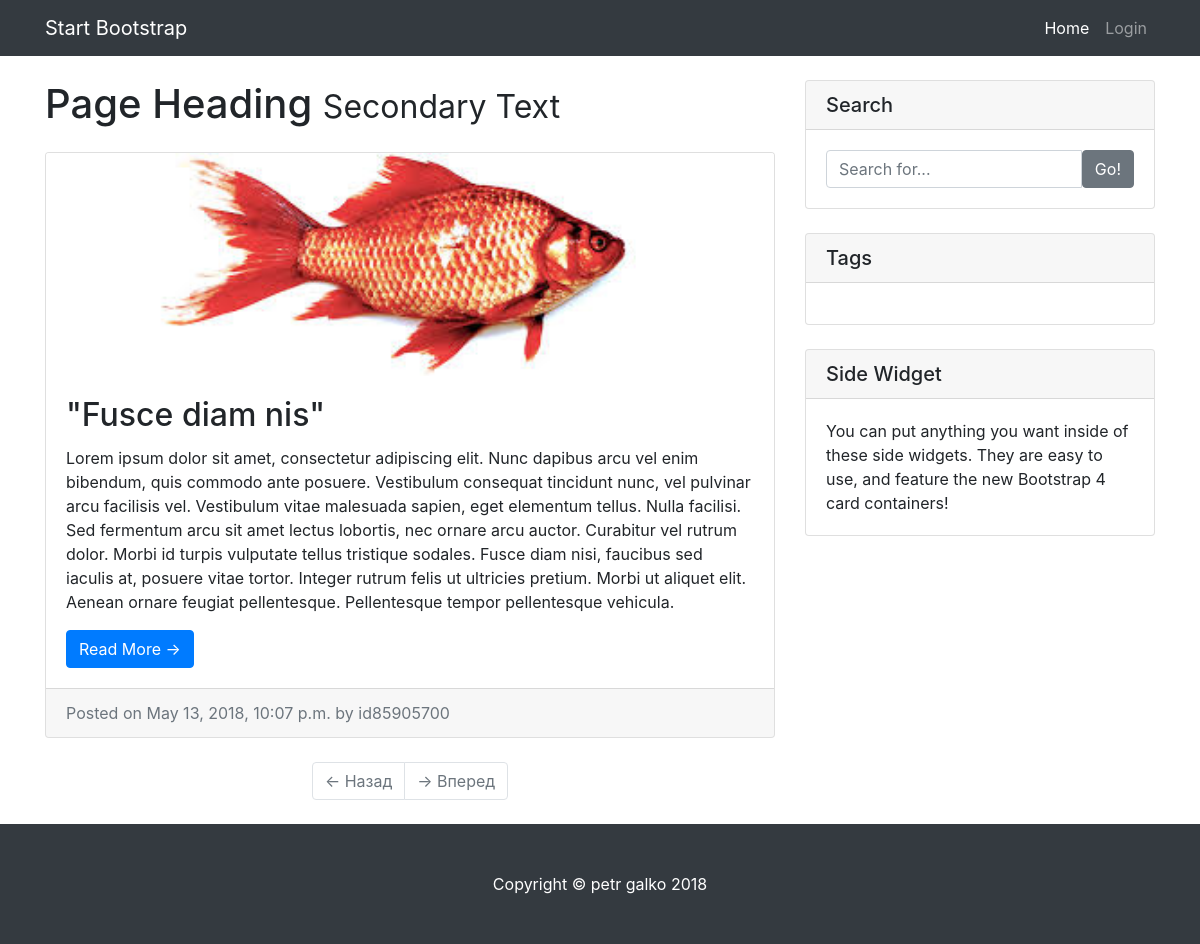
The app's page /, older data.
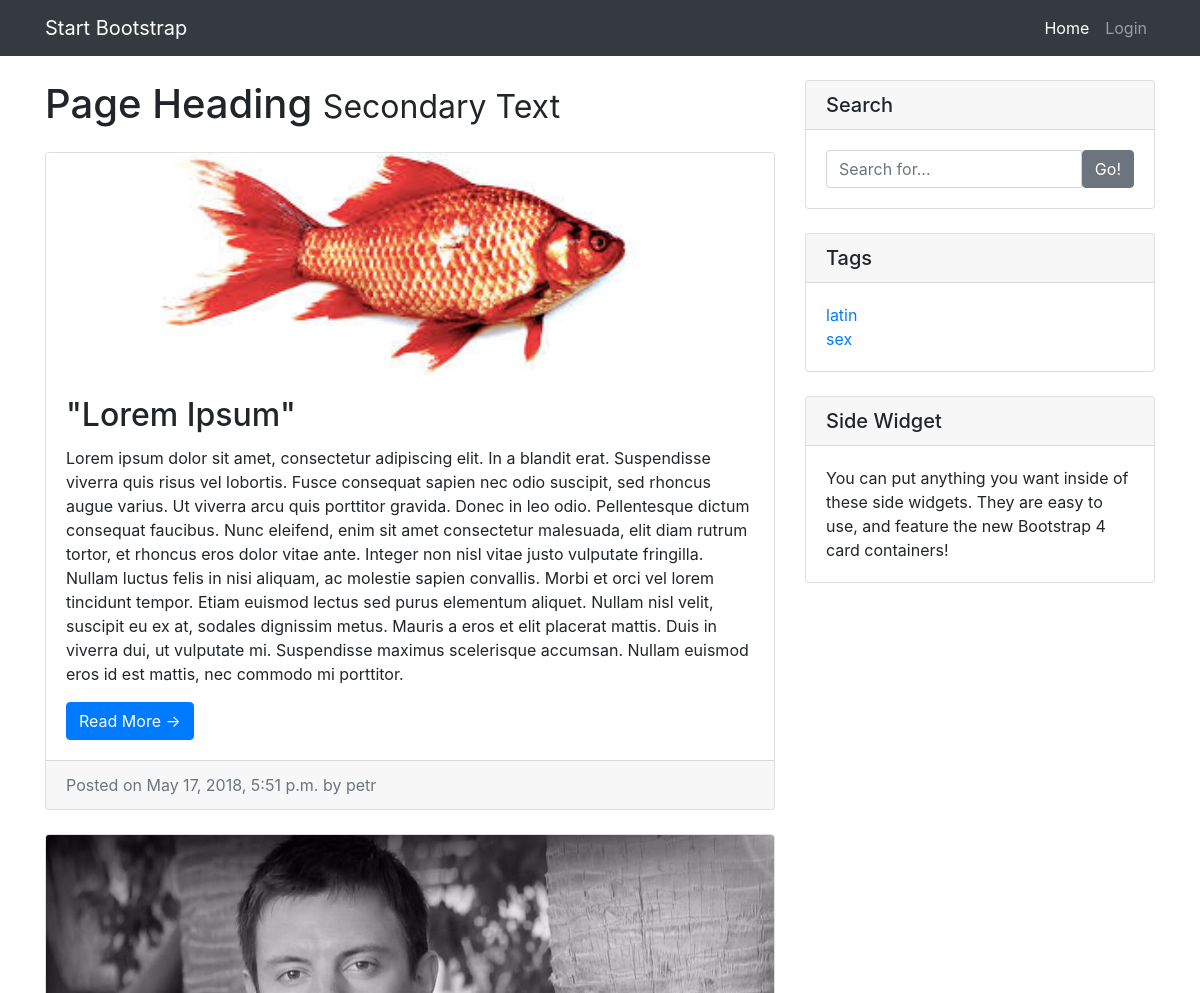
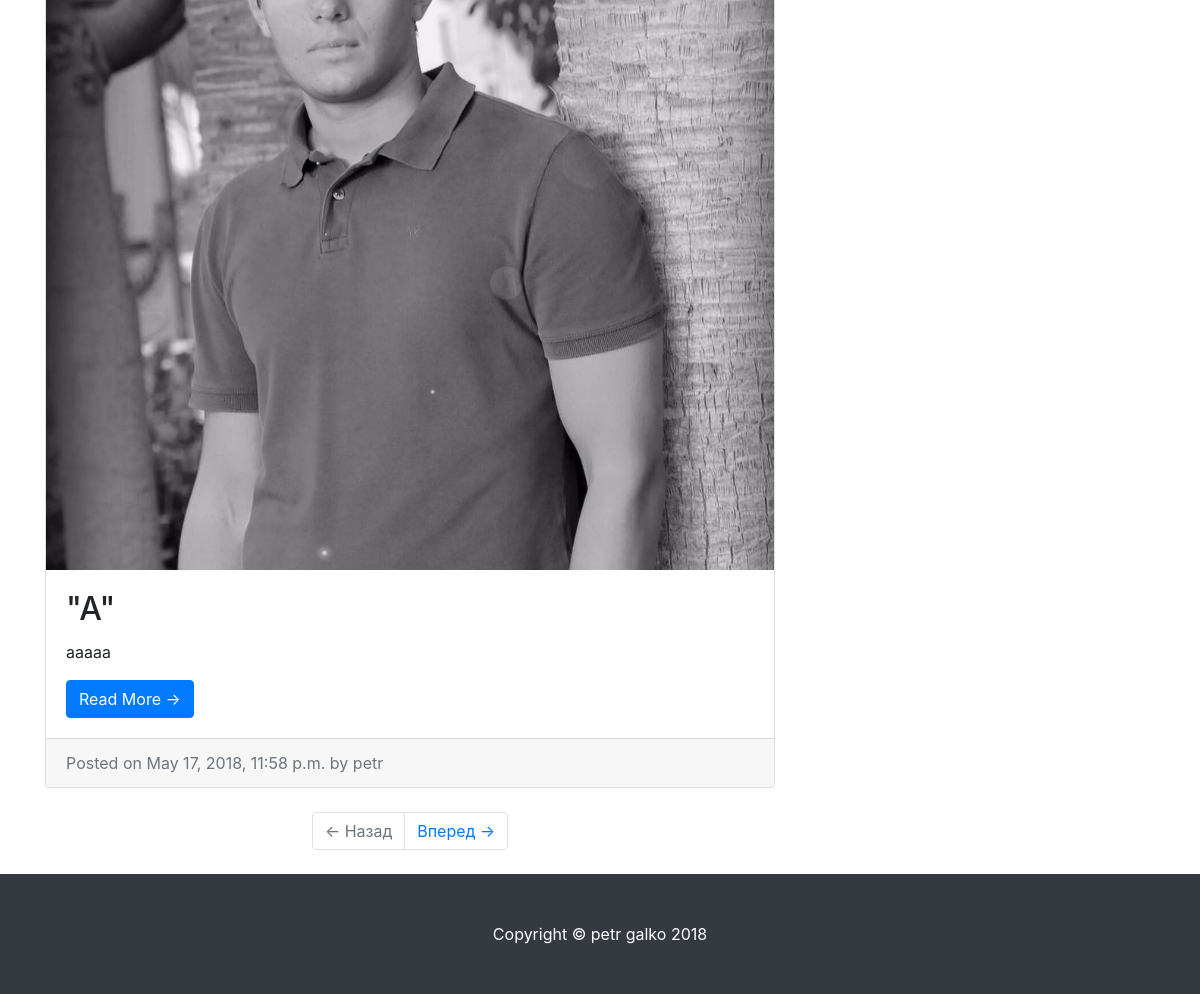
The same page, newer data (2 pictures, top to bottom).
### app/models.py (models this page shows, shortened)
class Article(models.Model):
    author = models.ForeignKey(User, on_delete=models.CASCADE, default=None)
    text = models.TextField(verbose_name='текст статьи')
    title = models.CharField(max_length=200, verbose_name='название статьи')
    created_date = models.DateTimeField(default=timezone.now)
    tags = models.ManyToManyField(Tag, verbose_name='тег')
    image = models.ImageField(null=True, blank=True, upload_to='static/img/')
    likes = models.ManyToManyField(User, related_name='likes', blank=True)
    class Meta:
        verbose_name = 'статья'
        verbose_name_plural = 'статьи'

class Tag(models.Model):
    title = models.CharField(max_length=50)
    class Meta:
        verbose_name = 'тег'
        verbose_name_plural = 'теги'

### app/views.py (the view, shortened to what this page needs)
# urls.py: 2. Add a URL to urlpatterns:  path('', views.home, name='home')
def home(request, page_number=1, tag=''):
    if tag:
        tag = get_object_or_404(Tag, title=tag)
        articles = Article.objects.filter(tags=tag)
    else:
        articles = Article.objects.all()
    query = request.GET.get('q')
    current_page = Paginator(articles, 2)
    user = request.user
    tags = Tag.objects.all()
    content = {
        'articles': current_page.get_page(page_number),
        'user': user,
        'tags': tags,
    }
    return render(request, 'home.html', content)

### templates/home.html (shortened to what this page needs)
{% extends 'base.html' %}
{% load static %}
{% block content %}
    <h1 class="my-4">Page Heading
        <small>Secondary Text</small>
    </h1>
    {% for article in articles %}
        <div class="card mb-4">
            <img class="card-img-top" src="{% static article.image.url %}" alt="Card image cap">
            <div class="card-body">
                <h2 class="card-title">"{{ article.title }}"</h2>
                <p class="card-text">{{ article.text }}</p>
                <a href="{% url 'post' article_id=article.id %}" class="btn btn-primary">Read More &rarr;</a>
            </div>
            <div class="card-footer text-muted">
                Posted on {{ article.created_date }} by {{ article.author }}
            </div>
        </div>
    {% endfor %}
    <ul class="pagination justify-content-center mb-4">
        {% if articles.has_previous %}
        <li class="page-item">
            <a class="page-link" href="{% url 'pagination' page_number=articles.previous_page_number %}">&larr; Назад</a>
        </li>
        {% else %}
        <li class="page-item disabled">
            <a class="page-link" href="">&larr; Назад</a>
        </li>
        {% endif %}
        {% if articles.has_next %}
        <li class="page-item ">
            <a class="page-link" href="{% url 'pagination' page_number=articles.next_page_number %}">Вперед &rarr;</a>
        </li>
        {% else %}
        <li class="page-item disabled">
            <a class="page-link" href="">&rarr; Вперед</a>
        </li>
        {% endif %}
    </ul>
{% endblock %}
{% block search %}
    <div class="card my-4">
        <h5 class="card-header">Search</h5>
        <div class="card-body">
            <form method="GET" action="">
                <div class="input-group">
                    <input type="text" name='q' class="form-control" placeholder="Search for..." value="{{ request.GET.q }}">
                    <span class="input-group-btn">
                        <button class="btn btn-secondary" type="submit">Go!</button>
                    </span>
                </div>
            </form>
        </div>
    </div>
{% endblock %}

### templates/base.html (shortened to what this page needs)
{% load static %}
<!doctype html>
<html lang="en">
<head>
<link rel="stylesheet" href="https://stackpath.bootstrapcdn.com/bootstrap/4.1.1/css/bootstrap.min.css">
</head>
<body>
<nav class="navbar navbar-expand-lg navbar-dark bg-dark">
    <div class="container">
        <a class="navbar-brand" href="{% url 'home' %}">Start Bootstrap</a>
        <div class="collapse navbar-collapse" id="navbarResponsive">
            <ul class="navbar-nav ml-auto">
                <li class="nav-item active">
                    <a class="nav-link" href="{% url 'home' %}">Home
                    </a>
                </li>
                <li class="nav-item">
                    {% if user.is_authenticated %}
                        <a class="nav-link" href="{% url 'settings' %}">login as <strong>{{ user.username }}</strong></a>
                    {% else %}
                        <a class="nav-link" href="{% url 'login' %}">Login</a>
                    {% endif %}
                </li>
            </ul>
        </div>
    </div>
</nav>
<main role="main">
<div class="container">
    <div class="row">
        <div class="col-md-8">
            {% block content %}
            {% endblock %}
        </div>
        <div class="col-md-4">
        {% block search %}
        {% endblock %}
            <div class="card my-4">
                <h5 class="card-header">Tags</h5>
                <div class="card-body">
                    <div class="row">
                        <div class="col-lg-6">
                            <ul class="list-unstyled mb-0">
                                {% for tag in tags %}
                                <li>
                                    <a href="{% url 'articles_by_tag' tag=tag.title %}">{{ tag.title }}</a>
                                </li>
                                {% endfor %}
                            </ul>
                        </div>
                    </div>
                </div>
            </div>
            <div class="card my-4">
                <h5 class="card-header">Side Widget</h5>
                <div class="card-body">
                    You can put anything you want inside of these side widgets. They are easy to use, and feature the new Bootstrap 4 card containers!
                </div>
            </div>
        </div>
    </div>
</div>
</main>
<footer class="py-5 bg-dark">
    <div class="container">
        <p class="m-0 text-center text-white">Copyright &copy; petr galko 2018</p>
    </div>
</footer>
</body>
</html>

Row changes from the older to the newer data that the page shows:
removed Article: image (picture), title "Fusce diam nis", text "Lorem ipsum dolor sit amet, consectetur adipiscing elit. Nunc dapibus arcu vel enim bibendum, quis commodo ante posuere. Vestibulum consequat tincidunt nunc, vel pulvinar arcu facilisis vel. Vestibulum vitae malesuada sapien, eget elementum tellus. Nulla facilisi. Sed fermentum arcu sit amet lectus lobortis, nec ornare arcu auctor. Curabitur vel rutrum dolor. Morbi id turpis vulputate tellus tristique sodales. Fusce diam nisi, faucibus sed iaculis at, posuere vitae tortor. Integer rutrum felis ut ultricies pretium. Morbi ut aliquet elit. Aenean ornare feugiat pellentesque. Pellentesque tempor pellentesque vehicula.", created_date "May 13, 2018, 10:07 p.m.", author "id85905700"
added Article: image (picture), title "Lorem Ipsum", text "Lorem ipsum dolor sit amet, consectetur adipiscing elit. In a blandit erat. Suspendisse viverra quis risus vel lobortis. Fusce consequat sapien nec odio suscipit, sed rhoncus augue varius. Ut viverra arcu quis porttitor gravida. Donec in leo odio. Pellentesque dictum consequat faucibus. Nunc eleifend, enim sit amet consectetur malesuada, elit diam rutrum tortor, et rhoncus eros dolor vitae ante. Integer non nisl vitae justo vulputate fringilla. Nullam luctus felis in nisi aliquam, ac molestie sapien convallis. Morbi et orci vel lorem tincidunt tempor. Etiam euismod lectus sed purus elementum aliquet. Nullam nisl velit, suscipit eu ex at, sodales dignissim metus. Mauris a eros et elit…", created_date "May 17, 2018, 5:51 p.m.", author "petr"
added Article: image (picture), title "A", text "aaaaa", created_date "May 17, 2018, 11:58 p.m.", author "petr"
added Tag: title "latin"
added Tag: title "sex"
Text that changed along with them:
text no longer shown: "→ Вперед"
text now shown: "Вперед →"
